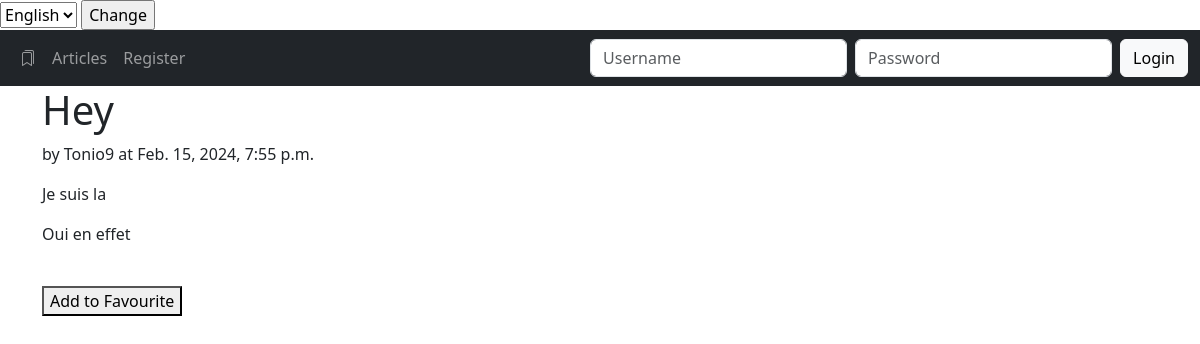
The app's page /article/11 with its own data.
### blog/models.py (models this page shows, shortened)
class Article(models.Model):
    title = models.CharField(max_length=64)
    author = models.ForeignKey(User, on_delete=models.CASCADE)
    created = models.DateTimeField(auto_now_add=True)
    synopsis = models.CharField(max_length=312)
    content = models.TextField()

### blog/views.py (the view)
# urls.py: path("article/<int:pk>", views.ArticleDetailView.as_view(), name="article"),
class ArticleDetailView(generic.DetailView):
    model = Article
    template_name = "blog/article_detail.html"

### blog/templates/blog/article_detail.html (shortened to what this page needs)
{% extends "blog/base.html" %}
{% block content %}
<h1>{{ article.title }}</h1>
<p>by {{ article.author }} at {{ article.created }}</p>
<p>{{ article.synopsis }}</p>
<p>{{ article.content|linebreaks }}</p>
<br />
<form method="post" action="{% url 'blog:addToFavourite' article.id %}">
<button type="submit">Add to Favourite</button>
</form>
{% endblock %}

### records on screen
Article: title "Hey", author "Tonio9", created "Feb. 15, 2024, 7:55 p.m.", synopsis "Je suis la", content "Oui en effet"

### other values on screen
form field language "English"
